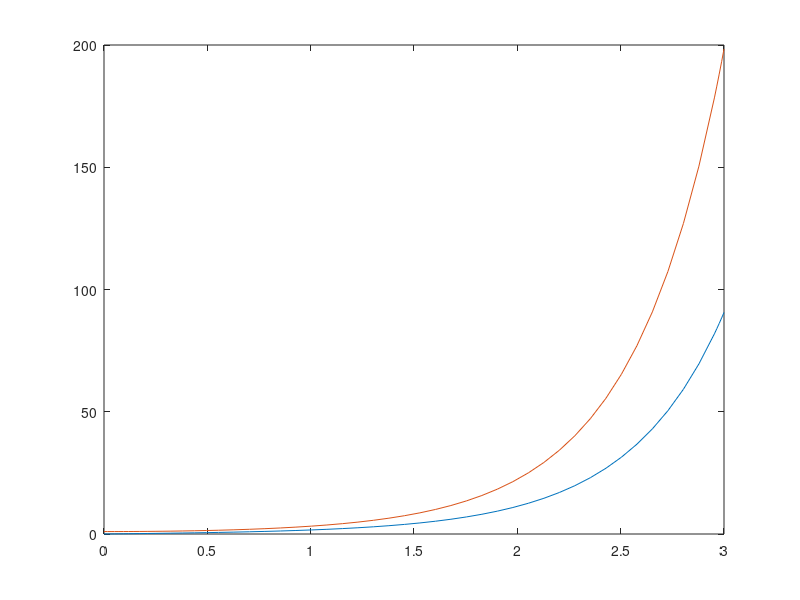

This chart was generated by the following MATLAB code: (Note: this script raises an error after producing the figure.)
% Решение уравнений

function practice6_2()
    
    function dydx = equ(x, y)
        dydx = zeros(2,1);
        dydx(1) = y(2);
        dydx(2) = (2 + x) * y(1) + atan(x);
    end

    y0 = [0 1];
    tspan  = [0 3];
    [T,Y] = ode45(@equ,tspan, y0);
    plot(T,Y)

    % Решение ОДУ
    syms u(t) v(t)
    eqns = [diff(u,t,2) == v - 5 * u, diff(v,t,2) == 2 * v + u + t];
    conds = [u(0)==1.5, Du(0)==1, v(0)==3, Dv(0)==1];
    [uSol(t),vSol(t)] = dsolve(eqns, conds)
    %cond = ['u(0)==1.5','Du(0)==1','v(0)==3','Dv(0)==1'];
    %dsolve('D2u=v-5*u,D2v=2*v+u+t',cond)

end
